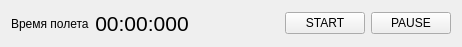
   <widget class="QWidget" name="layoutWidget">
    <property name="geometry">
     <rect>
      <x>410</x>
      <y>700</y>
      <width>462</width>
      <height>35</height>
     </rect>
    </property>
    <layout class="QHBoxLayout" name="horizontalLayout">
     <item>
      <widget class="QLabel" name="label_27">
       <property name="text">
        <string>Время полета</string>
       </property>
      </widget>
     </item>
     <item>
      <widget class="QLabel" name="time_label">
       <property name="font">
        <font>
         <pointsize>16</pointsize>
         <weight>50</weight>
         <bold>false</bold>
        </font>
       </property>
       <property name="text">
        <string>00:00:000</string>
       </property>
       <property name="alignment">
        <set>Qt::AlignCenter</set>
       </property>
      </widget>
     </item>
     <item>
      <spacer name="horizontalSpacer_2">
       <property name="orientation">
        <enum>Qt::Horizontal</enum>
       </property>
       <property name="sizeHint" stdset="0">
        <size>
         <width>40</width>
         <height>20</height>
        </size>
       </property>
      </spacer>
     </item>
     <item>
      <widget class="QPushButton" name="RUNButton">
       <property name="text">
        <string>START</string>
       </property>
       <property name="checkable">
        <bool>false</bool>
       </property>
      </widget>
     </item>
     <item>
      <widget class="QPushButton" name="Pause_pushButton">
       <property name="text">
        <string>PAUSE</string>
       </property>
       <property name="checkable">
        <bool>true</bool>
       </property>
      </widget>
     </item>
    </layout>
   </widget>
